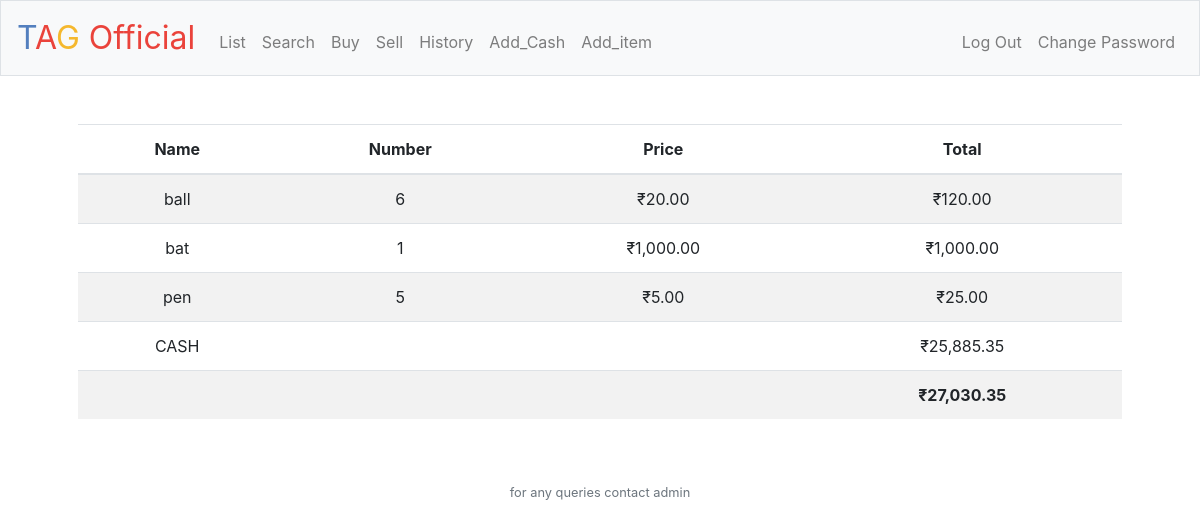
The page / (signed in) on the database its author committed.
### tables this page shows
CREATE TABLE "product" (
	"name"	TEXT NOT NULL,
	"price"	NUMERIC NOT NULL,
	"description"	TEXT NOT NULL
);

### app.py (the view)
@app.route("/")
@login_required
def index():
    cash = db.execute("SELECT cash FROM users WHERE id = ?",
                      session["user_id"])
    cash = cash[0]["cash"]
    values = db.execute(
        "SELECT sum(value), name FROM shares WHERE id = ? GROUP BY name", session["user_id"])
    print(values)
    prices = []
    total = 0
    for value in values:
        number = value["sum(value)"]
        name = value["name"]
        quote = db.execute("SELECT * FROM product WHERE name = ?", name)
        if number != 0:
            prices.append({'name': quote[0]["name"], 'number': value["sum(value)"], 'price': mrp(
                quote[0]["price"]), 'total': mrp(quote[0]["price"] * number)})
        total = number * quote[0]["price"] + total
    total = total + cash
    cash = mrp(cash)
    total = mrp(total)
    if session['key'] != 0:
        alert = session['key']
    else:
        alert = 0
    return render_template("index.html", prices=prices, cash=cash, total=total, alert=alert)

### app.py (called while the page is built)
@app.after_request
def after_request(response):
    response.headers["Cache-Control"] = "no-cache, no-store, must-revalidate"
    response.headers["Expires"] = 0
    response.headers["Pragma"] = "no-cache"
    return response

### helpers.py (called while the page is built)
def login_required(f):
    @wraps(f)
    def decorated_function(*args, **kwargs):
        if session.get("user_id") is None:
            return redirect("/login")
        return f(*args, **kwargs)
    return decorated_function

def mrp(value):
    return f"₹{value:,.2f}"

### templates/index.html (shortened to what this page needs)
{% extends "layout.html" %}
{% block main %}
    <table class="table table-striped">
  <thead>
    <tr>
      <th scope="col">Name</th>
      <th scope="col">Number</th>
      <th scope="col">Price</th>
      <th scope="col">Total</th>
    </tr>
  </thead>
  <tbody>
      {% for price in prices %}
            <tr>
              <td>{{price["name"]}}</td>
              <td>{{price["number"]}}</td>
              <td>{{price["price"]}}</td>
              <td>{{price["total"]}}</td>
            </tr>
      {% endfor %}
      <tr>
          <td>CASH</td>
          <td></td>
          <td></td>
          <td>{{cash}}</td>
      </tr>
        <tr>
            <td></td>
          <td></td>
          <td></td>
            <th>
               {{total}}
            </th>
        </tr>
  </tbody>
</table>
{% endblock %}

### rows shown on the page
product: name "ball", number "6", price "₹20.00", total "₹120.00"
product: name "bat", number "1", price "₹1,000.00", total "₹1,000.00"
product: name "pen", number "5", price "₹5.00", total "₹25.00"

### other values the page prints
{{ cash }} "₹25,885.35"
{{ total }} "₹27,030.35"
